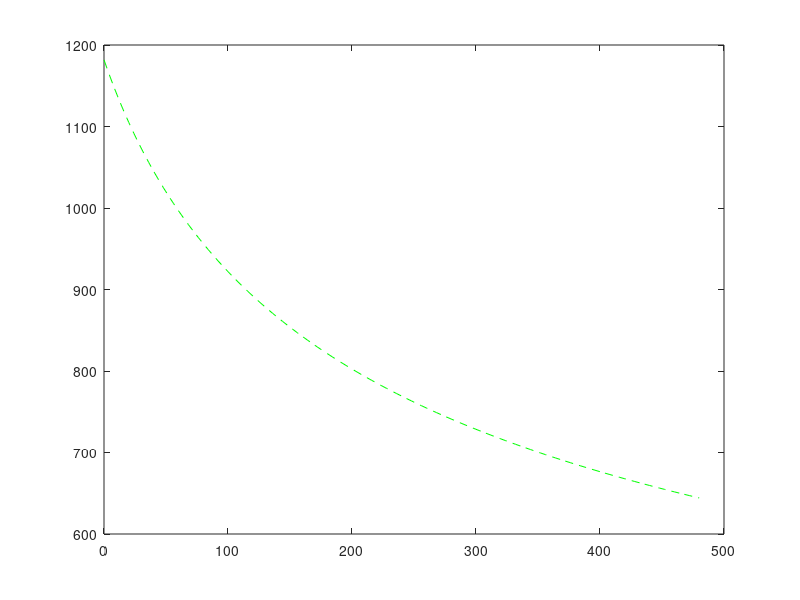

Write MATLAB code to recreate this figure.
%% Initial values 
h = 4; % Step size
t = 480; % Need to take 2 step
N = 120;
initialTemp = 1200;

%% for theta 1 
temp(1) = initialTemp + ((-2.2067*10^-12)*(1200^4-81*10^8))*h;

%% For theta 2 
for i = 1:N
    temp(i+1) = temp(i) + ((-2.2067*10^-12)*(temp(i)^4-81*10^8))*h;
    x(i+1) = i*h;
end    


%% For exact solution




plot(x,temp,'--g');